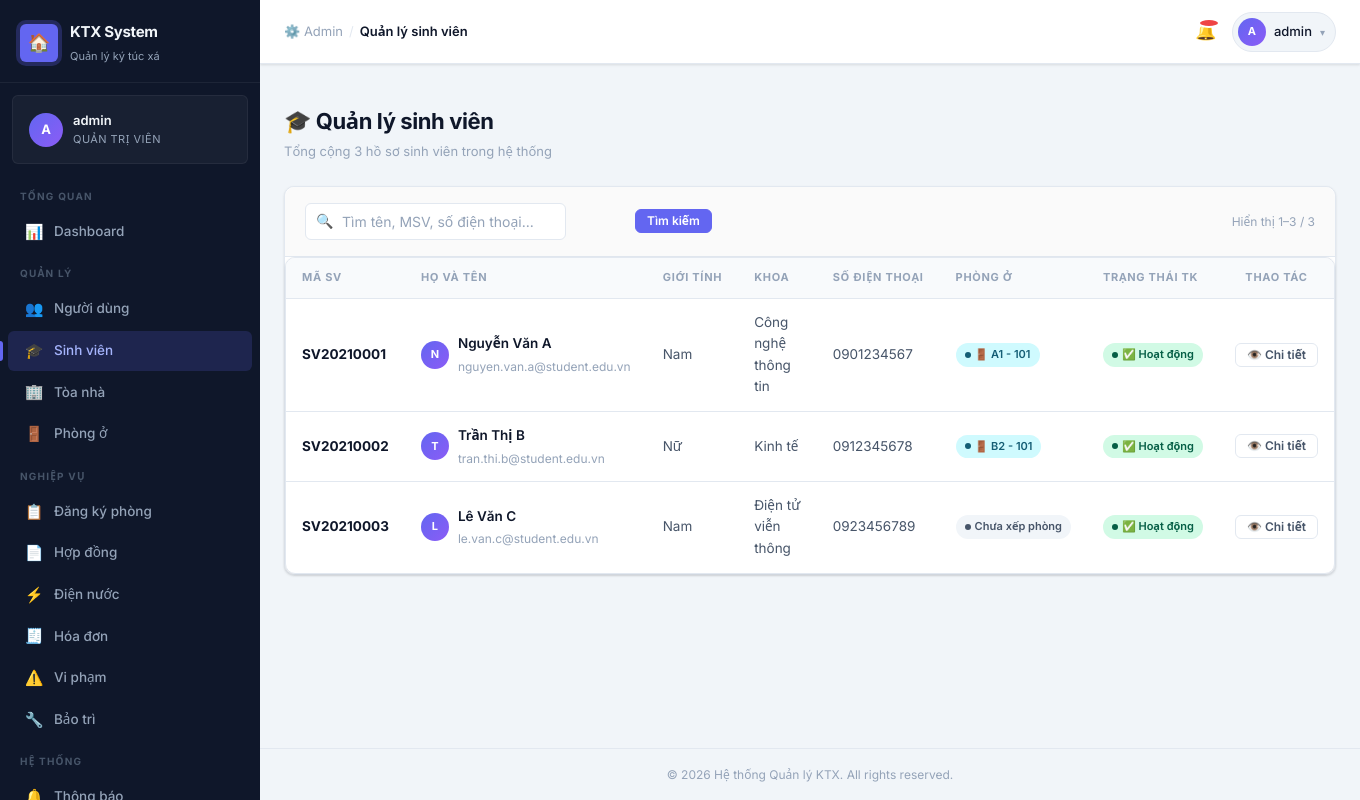
/public/admin/students (signed in), run on the app's committed database.
### tables this page shows
CREATE TABLE `students` (
  `id`             INT UNSIGNED  NOT NULL AUTO_INCREMENT,
  `user_id`        INT UNSIGNED  NOT NULL,
  `student_code`   VARCHAR(20)   NOT NULL COMMENT 'Mã số sinh viên',
  `full_name`      VARCHAR(100)  NOT NULL,
  `gender`         ENUM('male','female') NOT NULL,
  `dob`            DATE          NOT NULL COMMENT 'Ngày sinh',
  `faculty`        VARCHAR(100)  NOT NULL COMMENT 'Khoa/Viện',
  `program`        VARCHAR(100)  NOT NULL COMMENT 'Chương trình học (CLC, đại trà...)',
  `priority_level` TINYINT       NOT NULL DEFAULT 0
                   COMMENT '0=bình thường, 1=chính sách, 2=ưu tiên cao',
  `phone`          VARCHAR(15)   NOT NULL,
  `hometown`       VARCHAR(200)  NOT NULL,
  `id_card`        VARCHAR(20)   NOT NULL COMMENT 'Số CCCD/CMND',
  `created_at`     DATETIME      NOT NULL DEFAULT CURRENT_TIMESTAMP,
  `updated_at`     DATETIME      NOT NULL DEFAULT CURRENT_TIMESTAMP
                                 ON UPDATE CURRENT_TIMESTAMP,
  PRIMARY KEY (`id`),
  UNIQUE KEY `uq_students_user_id`      (`user_id`),
  UNIQUE KEY `uq_students_student_code` (`student_code`),
  UNIQUE KEY `uq_students_id_card`      (`id_card`),
  CONSTRAINT `fk_students_user`
    FOREIGN KEY (`user_id`) REFERENCES `users`(`id`)
    ON UPDATE CASCADE ON DELETE RESTRICT
);

CREATE TABLE `users` (
  `id`           INT UNSIGNED     NOT NULL AUTO_INCREMENT,
  `username`     VARCHAR(50)      NOT NULL,
  `email`        VARCHAR(100)     NOT NULL,
  `password_hash`VARCHAR(255)     NOT NULL COMMENT 'Dùng password_hash() PHP',
  `role`         ENUM('admin','student') NOT NULL DEFAULT 'student',
  `status`       ENUM('active','inactive','banned') NOT NULL DEFAULT 'active',
  `created_at`   DATETIME         NOT NULL DEFAULT CURRENT_TIMESTAMP,
  `updated_at`   DATETIME         NOT NULL DEFAULT CURRENT_TIMESTAMP
                                  ON UPDATE CURRENT_TIMESTAMP,
  PRIMARY KEY (`id`),
  UNIQUE KEY `uq_users_username` (`username`),
  UNIQUE KEY `uq_users_email`    (`email`)
);

CREATE TABLE `buildings` (
  `id`           INT UNSIGNED  NOT NULL AUTO_INCREMENT,
  `name`         VARCHAR(100)  NOT NULL COMMENT 'Tên tòa nhà (A1, B2...)',
  `total_floors` TINYINT       NOT NULL DEFAULT 1,
  `gender_type`  ENUM('male','female','mixed') NOT NULL
                 COMMENT 'Giới tính được ở trong tòa',
  `manager_name` VARCHAR(100)  NOT NULL COMMENT 'Tên quản lý tòa',
  `manager_phone`VARCHAR(15)   NOT NULL,
  `address`      VARCHAR(255)  NOT NULL,
  `status`       ENUM('active','maintenance','closed') NOT NULL DEFAULT 'active',
  `created_at`   DATETIME      NOT NULL DEFAULT CURRENT_TIMESTAMP,
  `updated_at`   DATETIME      NOT NULL DEFAULT CURRENT_TIMESTAMP
                                ON UPDATE CURRENT_TIMESTAMP,
  PRIMARY KEY (`id`),
  UNIQUE KEY `uq_buildings_name` (`name`)
);

CREATE TABLE `rooms` (
  `id`               INT UNSIGNED   NOT NULL AUTO_INCREMENT,
  `building_id`      INT UNSIGNED   NOT NULL,
  `room_number`      VARCHAR(10)    NOT NULL COMMENT 'Số phòng (101, 202...)',
  `floor`            TINYINT        NOT NULL DEFAULT 1,
  `room_type`        ENUM('standard','deluxe','ac_standard','ac_deluxe')
                     NOT NULL DEFAULT 'standard',
  `capacity`         TINYINT        NOT NULL DEFAULT 4
                     COMMENT 'Số giường tối đa',
  `current_occupants`TINYINT        NOT NULL DEFAULT 0
                     COMMENT 'Số sinh viên đang ở – cập nhật khi duyệt hợp đồng',
  `price_per_month`  DECIMAL(10,2)  NOT NULL COMMENT 'Giá thuê cơ bản/tháng (VND)',
  `has_ac`           TINYINT(1)     NOT NULL DEFAULT 0,
  `status`           ENUM('available','full','maintenance','inactive')
                     NOT NULL DEFAULT 'available',
  `created_at`       DATETIME       NOT NULL DEFAULT CURRENT_TIMESTAMP,
  `updated_at`       DATETIME       NOT NULL DEFAULT CURRENT_TIMESTAMP
                                    ON UPDATE CURRENT_TIMESTAMP,
  PRIMARY KEY (`id`),
  UNIQUE KEY `uq_rooms_building_number` (`building_id`, `room_number`),
  CONSTRAINT `fk_rooms_building`
    FOREIGN KEY (`building_id`) REFERENCES `buildings`(`id`)
    ON UPDATE CASCADE ON DELETE RESTRICT
);

### app/views/admin/students/index.php (the view, shortened to what the rows shown need)
<?php
$total       = (int)($pagination['total']        ?? 0);
$from        = (int)($pagination['from']         ?? 0);
$to          = (int)($pagination['to']           ?? 0);
$searchQ     = htmlspecialchars($search ?? '');
?>
<div class="page-header">
  <div>
    <h1 class="page-title">🎓 Quản lý sinh viên</h1>
    <p class="page-subtitle">Tổng cộng <?= number_format($total) ?> hồ sơ sinh viên trong hệ thống</p>
  </div>
</div>
<div class="card">
  <div class="filter-bar">
    <div class="filter-search">
      <span class="search-icon">🔍</span>
      <input type="text"
             id="studentSearch"
             class="form-control"
             placeholder="Tìm tên, MSV, số điện thoại..."
             value="<?= $searchQ ?>"
             onkeydown="if(event.key==='Enter') doSearch()">
    </div>
    <button class="btn btn-primary btn-sm" onclick="doSearch()">Tìm kiếm</button>
    <span style="margin-left:auto;font-size:12px;color:var(--txt-muted);">
      Hiển thị <?= $from ?>–<?= $to ?> / <?= number_format($total) ?>
    </span>
  </div>
  <div class="table-wrapper">
    <table>
      <thead>
        <tr>
          <th>Mã SV</th>
          <th>Họ và tên</th>
          <th>Giới tính</th>
          <th>Khoa</th>
          <th>Số điện thoại</th>
          <th>Phòng ở</th>
          <th>Trạng thái TK</th>
          <th style="width:80px;text-align:center;">Thao tác</th>
        </tr>
      </thead>
      <tbody>
        <?php if (!empty($students)): ?>
          <?php foreach ($students as $s): ?>
            <?php
              $genderLabel = $s['gender'] === 'male' ? 'Nam' : ($s['gender'] === 'female' ? 'Nữ' : 'Khác');
              $initial = mb_strtoupper(mb_substr($s['full_name'] ?? 'S', 0, 1));
            ?>
            <tr>
              <td><strong style="color:var(--txt-primary);"><?= htmlspecialchars($s['student_code']) ?></strong></td>
              <td>
                <div style="display:flex;align-items:center;gap:9px;">
                  <div class="avatar avatar-sm"><?= $initial ?></div>
                  <div>
                    <div style="font-weight:600;"><?= htmlspecialchars($s['full_name']) ?></div>
                    <div class="sub"><?= htmlspecialchars($s['email']) ?></div>
                  </div>
                </div>
              </td>
              <td style="color:var(--txt-secondary);"><?= $genderLabel ?></td>
              <td style="color:var(--txt-secondary);"><?= htmlspecialchars($s['faculty']) ?></td>
              <td style="color:var(--txt-secondary);"><?= htmlspecialchars($s['phone']) ?></td>
              <td>
                <?php if (!empty($s['room_number'])): ?>
                  <span class="badge badge-info">🚪 <?= htmlspecialchars($s['building_name']) ?> - <?= htmlspecialchars($s['room_number']) ?></span>
                <?php else: ?>
                  <span class="badge badge-neutral">Chưa xếp phòng</span>
                <?php endif; ?>
              </td>
              <td>
                <?php if ($s['user_status'] === 'active'): ?>
                  <span class="badge badge-success">✅ Hoạt động</span>
                <?php else: ?>
                  <span class="badge badge-danger">🔴 Khóa</span>
                <?php endif; ?>
              </td>
              <td>
                <div style="display:flex;justify-content:center;">
                  <a href="/testfinal/public/admin/students/<?= (int)$s['id'] ?>" class="btn btn-ghost btn-sm" title="Chi tiết">👁️ Chi tiết</a>
                </div>
              </td>
            </tr>
          <?php endforeach; ?>
        <?php endif; ?>
      </tbody>
    </table>
  </div>
</div>

### app/core/Router.php (shortened to what the rows shown need)
<?php
class Router
{
    private array $routes = [];
    private array $groupStack = [];
    private int $lastIndex = -1;
    public function name(string $name): static
    {
        if ($this->lastIndex >= 0) {
            $this->routes[$this->lastIndex]['name'] = $name;
        }
        return $this;
    }
    public function middleware(string|array $middleware): static
    {
        if ($this->lastIndex >= 0) {
            $existing = $this->routes[$this->lastIndex]['middleware'];
            $add      = (array)$middleware;
            $this->routes[$this->lastIndex]['middleware'] = array_unique([...$existing, ...$add]);
        }
        return $this;
    }
    public function where(string $param, string $regex): static
    {
        if ($this->lastIndex >= 0) {
            $this->routes[$this->lastIndex]['constraints'][$param] = $regex;
        }
        return $this;
    }
    public function group(string $prefix, callable $callback, array $middleware = []): static
    {
        $parentPrefix     = $this->currentGroupPrefix();
        $parentMiddleware = $this->currentGroupMiddleware();
        $this->groupStack[] = [
            'prefix'     => $parentPrefix . $prefix,
            'middleware' => array_unique([...$parentMiddleware, ...$middleware]),
        ];
        array_pop($this->groupStack);
        return $this;
    }
    public function dispatch(): void
    {
        $method = $this->resolveMethod();
        $uri    = $this->resolveUri();
        foreach ($this->routes as $route) {
            if ($route['method'] !== $method) {
                continue;
            }
            $params = [];
            if (!$this->matchRoute($route, $uri, $params)) {
                continue;
            }
            $this->runMiddleware($route['middleware'], function () use ($route, $params) {
                $this->callHandler($route['handler'], $params);
            });
            return;
        }
    }
    private function addRoute(string $method, string $uri, string|callable $handler): static
    {
        $prefix     = $this->currentGroupPrefix();
        $middleware = $this->currentGroupMiddleware();
        $fullUri    = $prefix . ($uri === '/' ? '' : $uri) ?: '/';
        $this->routes[] = [
            'method'       => strtoupper($method),
            'original_uri' => $fullUri,
            'pattern'      => $this->buildPattern($fullUri),
            'param_names'  => $this->extractParamNames($fullUri),
            'handler'      => $handler,
            'middleware'   => $middleware,
            'name'         => null,
            'constraints'  => [],
        ];
        $this->lastIndex = count($this->routes) - 1;
        return $this;
    }
    private function buildPattern(string $uri): string
    {
        $pattern = preg_replace_callback(
            '/:([a-zA-Z_][a-zA-Z0-9_]*)/',
            fn($m) => '(?P<' . $m[1] . '>[^/]+)',
            $uri
        );
        return '#^' . $pattern . '$#u';
    }
    private function extractParamNames(string $uri): array
    {
        preg_match_all('/:([a-zA-Z_][a-zA-Z0-9_]*)/', $uri, $matches);
        return $matches[1];
    }
    private function matchRoute(array $route, string $uri, array &$params): bool
    {
        $pattern = $route['pattern'];
        foreach ($route['constraints'] as $param => $regex) {
            $pattern = str_replace(
                "(?P<{$param}>[^/]+)",
                "(?P<{$param}>{$regex})",
                $pattern
            );
        }
        if (!preg_match($pattern, $uri, $matches)) {
            return false;
        }
        return true;
    }
    private function callHandler(string|callable $handler, array $params): void
    {
        [$class, $method] = explode('@', $handler, 2);
        $controller = new $class();
        $controller->$method($params);
    }
    private function runMiddleware(array $middleware, callable $final): void
    {
        $pipeline = array_reduce(
            array_reverse($middleware),
            function (callable $carry, string $name): callable {
                return function () use ($name, $carry): void {
                    $mw = $this->resolveMiddleware($name);
                    $mw->handle($carry);
                };
            },
            $final
        );
        $pipeline();
    }
    private function resolveMiddleware(string $name): object
    {
        return new $class();
    }
    private function resolveMethod(): string
    {
        $method = strtoupper($_SERVER['REQUEST_METHOD'] ?? 'GET');
        return $method;
    }
    private function resolveUri(): string
    {
        $uri = $_SERVER['REQUEST_URI'] ?? '/';
        $scriptDir = rtrim(dirname($_SERVER['SCRIPT_NAME']), '/\\');
        $rootDir   = rtrim(dirname($scriptDir), '/\\');
        if ($scriptDir !== '' && $scriptDir !== '/' && str_starts_with($uri, $scriptDir)) {
            $uri = substr($uri, strlen($scriptDir));
        } elseif ($rootDir !== '' && $rootDir !== '/' && $rootDir !== '\\' && str_starts_with($uri, $rootDir)) {
            $uri = substr($uri, strlen($rootDir));
        }
        return ('/' . trim(urldecode($uri), '/')) ?: '/';
    }
    private function currentGroupPrefix(): string
    {
        return empty($this->groupStack)
            ? ''
            : end($this->groupStack)['prefix'];
    }
    private function currentGroupMiddleware(): array
    {
        return empty($this->groupStack)
            ? []
            : end($this->groupStack)['middleware'];
    }
}

### data on the page
students: student_code "SV20210001", full_name "N", full_name "Nguyễn Văn A", user.email "nguyen.van.a@student.edu.vn", gender "Nam", faculty "Công nghệ thông tin", phone "0901234567", buildings.name "A1", rooms.room_number "101"
students: student_code "SV20210002", full_name "T", full_name "Trần Thị B", user.email "tran.thi.b@student.edu.vn", gender "Nữ", faculty "Kinh tế", phone "0912345678", buildings.name "B2", rooms.room_number "101"
students: student_code "SV20210003", full_name "L", full_name "Lê Văn C", user.email "le.van.c@student.edu.vn", gender "Nam", faculty "Điện tử viễn thông", phone "0923456789", shows "Chưa xếp phòng"

### other printed values
$icon "📊 👥 🎓 🏢 🚪 📋 📄 ⚡ 🧾 ⚠️ 🔧"
$label "Dashboard Người dùng Sinh viên Tòa nhà Phòng ở Đăng ký phòng Hợp đồng Điện nước Hóa đơn Vi phạm Bảo trì"
